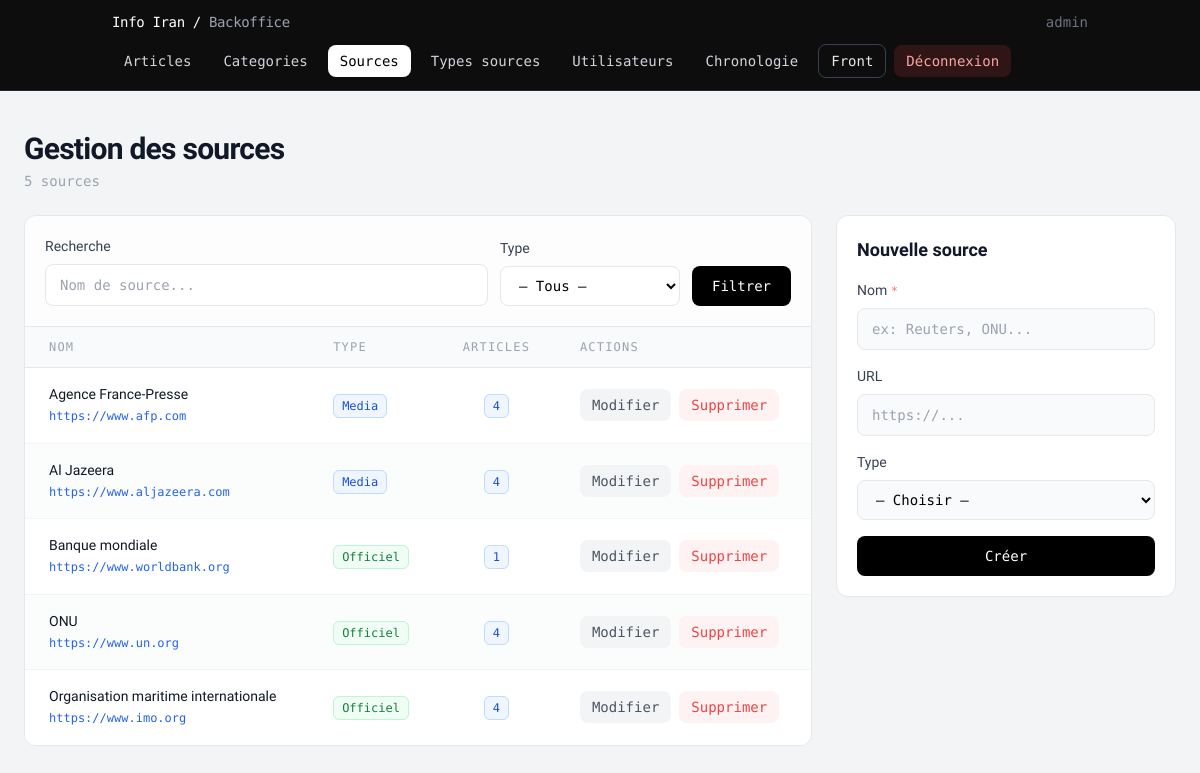
Page /pages/articles/backoffice_sources.php (signed in) on the committed database.
### tables this page shows
CREATE TABLE sources (
    id_type_source INT,
    id             INT PRIMARY KEY AUTO_INCREMENT,
    nom_source     VARCHAR(100) NOT NULL,
    url_source     VARCHAR(255),
    FOREIGN KEY (id_type_source) REFERENCES type_sources(id) ON DELETE SET NULL
);

CREATE TABLE type_sources (
    id          INT PRIMARY KEY AUTO_INCREMENT,
    libelle     VARCHAR(50) NOT NULL UNIQUE,
    description TEXT
);

### models/Database.php (called while the page is built, shortened)
<?php
class Database
{
    private static $instance = null;
    private $pdo;
    private function __construct()
    {
        $host = getenv('DB_HOST') ?: '127.0.0.1';
        $db   = getenv('DB_NAME') ?: 'info_actualite';
        $user = getenv('DB_USER') ?: 'actualite_user';
        $pass = getenv('DB_PASS') ?: 'secret_pw';
        $charset = 'utf8mb4';
        $dsn = "mysql:host={$host};dbname={$db};charset={$charset}";
        $options = [
            PDO::ATTR_ERRMODE => PDO::ERRMODE_EXCEPTION,
            PDO::ATTR_DEFAULT_FETCH_MODE => PDO::FETCH_ASSOC,
            PDO::ATTR_EMULATE_PREPARES => false,
        ];
        $this->pdo = new PDO($dsn, $user, $pass, $options);
    }
    public static function getInstance()
    {
        if (self::$instance === null) {
            self::$instance = new self();
        }
        return self::$instance;
    }
    public function getConnection()
    {
        return $this->pdo;
    }
}

### services/ArticleService.php (called while the page is built, shortened)
<?php
require_once __DIR__ . '/../models/Database.php';
class ArticleService
{
    public function __construct()
    {
        $this->db = Database::getInstance()->getConnection();
    }
}

### services/SourceService.php (called while the page is built, shortened)
<?php
require_once __DIR__ . '/../models/Database.php';
class SourceService
{
    public function __construct()
    {
        $this->db    = Database::getInstance()->getConnection();
    }
}

### services/ImageService.php (called while the page is built, shortened)
<?php
require_once __DIR__ . '/../models/Database.php';
class ImageService
{
    public function __construct()
    {
        $this->db    = Database::getInstance()->getConnection();
    }
}

### controllers/ArticleController.php (called while the page is built, shortened)
<?php
require_once __DIR__ . '/../models/Database.php';
require_once __DIR__ . '/../services/ArticleService.php';
require_once __DIR__ . '/../services/SourceService.php';
require_once __DIR__ . '/../services/ImageService.php';
class ArticleController
{
    private \PDO           $db;
    public function __construct()
    {
        $this->db             = Database::getInstance()->getConnection();
    }
    public function getSourcesPaginated(int $perPage, int $offset, string $q = '', int $typeId = 0): array
    {
        $where  = [];
        $params = [];
        $wc = $where ? 'WHERE ' . implode(' AND ', $where) : '';
        $stmtC = $this->db->prepare(
            "SELECT COUNT(*) FROM sources s {$wc}"
        );
        $stmtC->execute($params);
        $total = (int) $stmtC->fetchColumn();
        $sql = "
            SELECT s.id, s.nom_source, s.url_source, ts.libelle AS type_libelle,
                   (SELECT COUNT(*) FROM article_sources asrc WHERE asrc.id_source = s.id) AS nb_articles
            FROM sources s
            LEFT JOIN type_sources ts ON ts.id = s.id_type_source
            {$wc}
            ORDER BY s.nom_source ASC
            LIMIT :lim OFFSET :off
        ";
        $stmt = $this->db->prepare($sql);
        $stmt->bindValue(':lim', $perPage, \PDO::PARAM_INT);
        $stmt->bindValue(':off', $offset,  \PDO::PARAM_INT);
        $stmt->execute();
        return ['total' => $total, 'rows' => $stmt->fetchAll(\PDO::FETCH_ASSOC)];
    }
}

### pages/articles/backoffice_sources.php (the view, shortened to what this page needs)
<?php
require_once __DIR__ . '/../../controllers/ArticleController.php';
require_once __DIR__ . '/partials/backoffice_nav.php';
$controller = new ArticleController();
$perPage = 15;
$page    = max(1, intval($_GET['page'] ?? 1));
$offset  = ($page - 1) * $perPage;
$q       = trim($_GET['q'] ?? '');
$typeId  = intval($_GET['type'] ?? 0);
$result     = $controller->getSourcesPaginated($perPage, $offset, $q, $typeId);
$sources    = $result['rows'];
$total      = $result['total'];
$editSource = null;
function typeBadgeClass(string $libelle): string {
    $base = 'mono text-xs px-2 py-1 rounded-md border ';
    return match (strtoupper($libelle)) {
        'OFFICIEL' => $base . 'bg-green-50 border-green-200 text-green-700',
        'MEDIA'    => $base . 'bg-blue-50 border-blue-200 text-blue-700',
        'DOCUMENT' => $base . 'bg-amber-50 border-amber-200 text-amber-700',
        default    => $base . 'bg-gray-50 border-gray-200 text-gray-500',
    };
}
?>
<!DOCTYPE html>
<html lang="fr">
<head>
</head>
<body class="bg-gray-100 min-h-screen">
    <main class="container mx-auto px-6 py-10 max-w-[90rem]">
        <div class="mb-6 flex items-start justify-between gap-4">
            <div>
                <h1 class="text-3xl font-semibold text-gray-900 tracking-tight">Gestion des sources</h1>
                <p class="mono text-sm text-gray-400 mt-1">
                    <?= $total ?> source<?= $total > 1 ? 's' : '' ?>
                </p>
            </div>
        </div>
        <div class="lg:grid lg:grid-cols-[1fr_340px] gap-6 items-start">
            <section class="bg-white border border-gray-200 rounded-xl overflow-hidden">
                <form method="GET" action="/backoffice/sources" class="p-5 border-b border-gray-200 bg-gray-50/40 flex flex-wrap gap-3 items-end">
                    <div class="flex-1 min-w-[180px]">
                        <label class="block text-sm font-medium text-gray-700 mb-2">Recherche</label>
                        <input type="text" name="q" value="<?= htmlspecialchars($q) ?>" placeholder="Nom de source..."
                               class="w-full mono text-sm px-3.5 py-2.5 border border-gray-200 rounded-lg bg-white focus:border-gray-400 focus:outline-none transition-colors">
                    </div>
                    <div class="min-w-[180px]">
                        <label class="block text-sm font-medium text-gray-700 mb-2">Type</label>
                        <select name="type" class="w-full mono text-sm px-3.5 py-2.5 border border-gray-200 rounded-lg bg-white focus:border-gray-400 focus:outline-none transition-colors">
                            <option value="0">— Tous —</option>
                        </select>
                    </div>
                    <button type="submit" class="mono text-sm font-medium bg-black text-white px-5 py-2.5 rounded-lg hover:bg-gray-800 transition-colors">Filtrer</button>
                </form>
                <?php if (empty($sources)): ?>
                    <div class="px-6 py-20 text-center mono text-base text-gray-400">Aucune source trouvée.</div>
                <?php else: ?>
                    <div class="overflow-x-auto">
                        <table class="w-full text-left border-collapse">
                            <thead>
                                <tr class="bg-gray-50 border-b border-gray-200 mono text-xs text-gray-400 uppercase tracking-widest">
                                    <th class="px-6 py-3 font-normal">Nom</th>
                                    <th class="px-6 py-3 font-normal">Type</th>
                                    <th class="px-6 py-3 font-normal text-center">Articles</th>
                                    <th class="px-6 py-3 font-normal">Actions</th>
                                </tr>
                            </thead>
                            <tbody class="divide-y divide-gray-100">
                                <?php foreach ($sources as $i => $src): ?>
                                    <tr class="hover:bg-blue-50/30 transition-colors <?= $i % 2 === 1 ? 'bg-gray-50/60' : 'bg-white' ?>">
                                        <td class="px-6 py-4">
                                            <div class="text-sm font-medium text-gray-900"><?= htmlspecialchars($src['nom_source']) ?></div>
                                            <?php if (!empty($src['url_source'])): ?>
                                                <a href="<?= htmlspecialchars($src['url_source']) ?>" target="_blank" rel="noopener noreferrer"
                                                   class="mono text-xs text-blue-600 hover:text-blue-700 transition-colors break-all">
                                                    <?= htmlspecialchars($src['url_source']) ?>
                                                </a>
                                            <?php endif; ?>
                                        </td>
                                        <td class="px-6 py-4">
                                            <?php if ($src['type_libelle']): ?>
                                                <span class="<?= typeBadgeClass($src['type_libelle']) ?>">
                                                    <?= htmlspecialchars($src['type_libelle']) ?>
                                                </span>
                                            <?php else: ?>
                                                <span class="mono text-xs text-gray-400">—</span>
                                            <?php endif; ?>
                                        </td>
                                        <td class="px-6 py-4 text-center">
                                            <span class="mono text-xs px-2 py-1 rounded-md <?= (int) $src['nb_articles'] > 0 ? 'bg-blue-50 border border-blue-200 text-blue-700' : 'bg-gray-50 border border-gray-200 text-gray-400' ?>">
                                                <?= (int) $src['nb_articles'] ?>
                                            </span>
                                        </td>
                                        <td class="px-6 py-4">
                                            <div class="flex items-center gap-2">
                                                <a href="/backoffice/sources?edit=<?= (int) $src['id'] ?><?= $q ? '&q=' . urlencode($q) : '' ?><?= $typeId ? '&type=' . $typeId : '' ?>"
                                                   class="mono text-sm text-gray-600 bg-gray-100 hover:bg-gray-200 px-3 py-1.5 rounded-lg transition-colors">Modifier</a>
                                                <form method="POST" action="/backoffice/articles/traitement" onsubmit="return confirm('Supprimer la source « <?= addslashes(htmlspecialchars($src['nom_source'])) ?> » ?')">
                                                    <button type="submit" class="mono text-sm text-red-500 bg-red-50 hover:bg-red-100 px-3 py-1.5 rounded-lg transition-colors">Supprimer</button>
                                                </form>
                                            </div>
                                        </td>
                                    </tr>
                                <?php endforeach; ?>
                            </tbody>
                        </table>
                    </div>
                <?php endif; ?>
            </section>
            <aside class="sticky top-20 bg-white border border-gray-200 rounded-xl p-5">
                <?php if (!$editSource): ?>
                    <h2 class="text-lg font-semibold text-gray-900 mb-4">Nouvelle source</h2>
                    <form method="POST" action="/backoffice/articles/traitement" class="space-y-4">
                        <div>
                            <label class="block text-sm font-medium text-gray-700 mb-2">Nom <span class="mono text-xs text-red-400">*</span></label>
                            <input type="text" name="nom_source" required placeholder="ex: Reuters, ONU..."
                                   class="w-full mono text-sm px-3.5 py-2.5 border border-gray-200 rounded-lg bg-gray-50 focus:bg-white focus:border-gray-400 focus:outline-none transition-colors">
                        </div>
                        <div>
                            <label class="block text-sm font-medium text-gray-700 mb-2">URL</label>
                            <input type="url" name="url_source" placeholder="https://..."
                                   class="w-full mono text-sm px-3.5 py-2.5 border border-gray-200 rounded-lg bg-gray-50 focus:bg-white focus:border-gray-400 focus:outline-none transition-colors">
                        </div>
                        <div>
                            <label class="block text-sm font-medium text-gray-700 mb-2">Type</label>
                            <select name="id_type_source" class="w-full mono text-sm px-3.5 py-2.5 border border-gray-200 rounded-lg bg-gray-50 focus:bg-white focus:border-gray-400 focus:outline-none transition-colors">
                                <option value="0">— Choisir —</option>
                            </select>
                        </div>
                        <button type="submit" class="w-full mono text-sm font-medium bg-black text-white px-4 py-2.5 rounded-lg hover:bg-gray-800 transition-colors">Créer</button>
                    </form>
                <?php endif; ?>
            </aside>
        </div>
    </main>
</body>
</html>

### rows in the picture
sources: nom_source "Agence France-Presse", url_source "https://www.afp.com", id_type_source.libelle "Media", nb_articles "4"
sources: nom_source "Al Jazeera", url_source "https://www.aljazeera.com", id_type_source.libelle "Media", nb_articles "4"
sources: nom_source "Banque mondiale", url_source "https://www.worldbank.org", id_type_source.libelle "Officiel", nb_articles "1"
sources: nom_source "ONU", url_source "https://www.un.org", id_type_source.libelle "Officiel", nb_articles "4"
sources: nom_source "Organisation maritime internationale", url_source "https://www.imo.org", id_type_source.libelle "Officiel", nb_articles "4"

### other values in the picture
$username "admin"
$link['label'] "Articles"
$link['label'] "Categories"
$link['label'] "Sources"
$link['label'] "Types sources"
$link['label'] "Utilisateurs"
$link['label'] "Chronologie"
$total "5"
